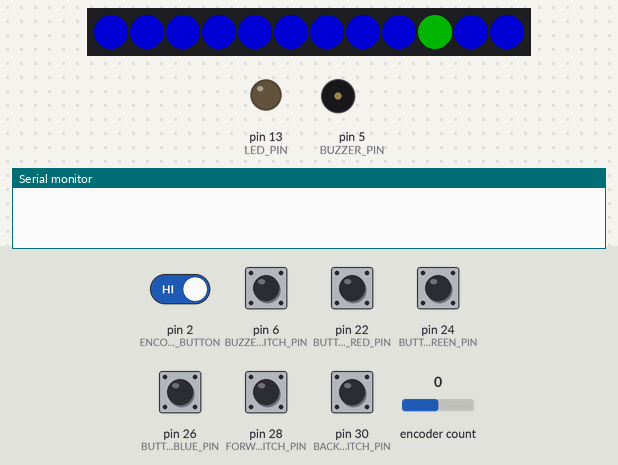
A sketch run on a simulated Arduino Mega 2560, built with avr-gcc and run on an emulated ATmega2560. Parts: 12 RGB LEDs in strip order, left to right, output pins drawn as LEDs (lit = HIGH), buzzer (waves = sounding), the last lines printed to the serial monitor. Dashed ring = blinking. The inputs (shaded band) are chosen by the test bench; at power-on: pin 2 (ENCODER_PIN_BUTTON), pin 6 (BUZZER_SWITCH_PIN), pin 22 (BUTTON_RED_PIN), pin 24 (BUTTON_GREEN_PIN), pin 26 (BUTTON_BLUE_PIN), pin 28 (FORWARD_SWITCH_PIN), pin 30 (BACKWARD_SWITCH_PIN) HIGH, encoder count 0. Dim RGB values are drawn brighter than linear.

Above: at 4.2 s.
4.3 s: pin 2 (ENCODER_PIN_BUTTON) driven LOW
At 4.73 s:
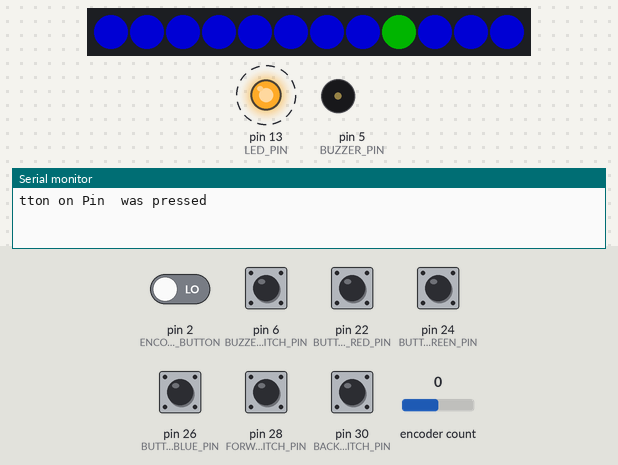
At 5.98 s:
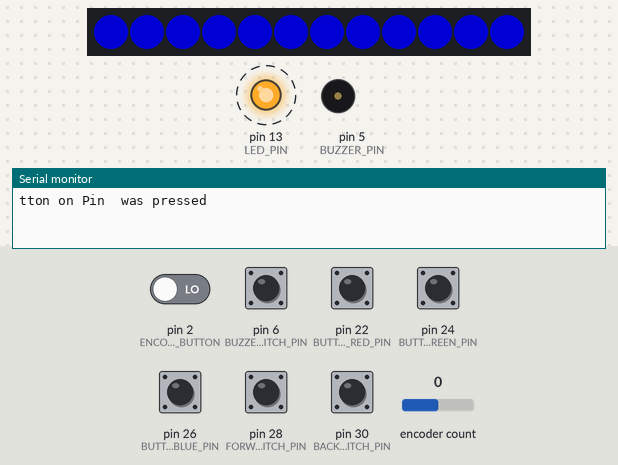
7.0 s: encoder count set to -1
8.8 s: pin 6 (BUZZER_SWITCH_PIN) pulled LOW for 0.15 s
At 9.46 s:
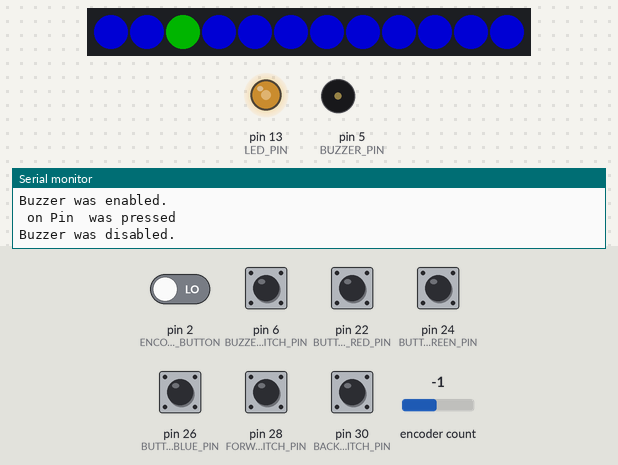
9.5 s: pin 22 (BUTTON_RED_PIN) pulled LOW for 0.15 s
At 10.1 s:
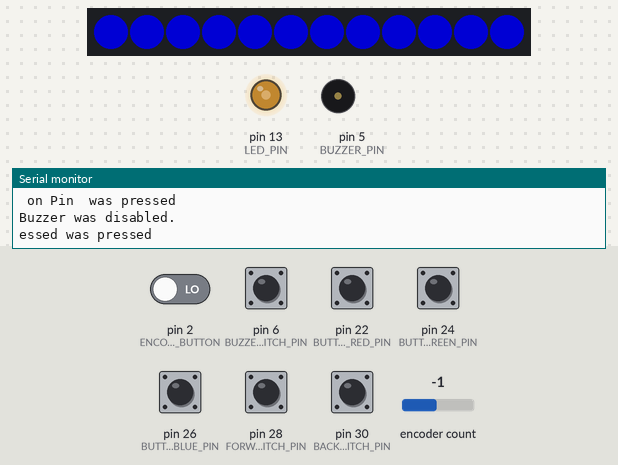
10.2 s: pin 24 (BUTTON_GREEN_PIN) pulled LOW for 0.15 s
10.9 s: encoder count set to 3
Timing chart, 0 to 14.9 s (numbered marks = the images above; inputs shaded):
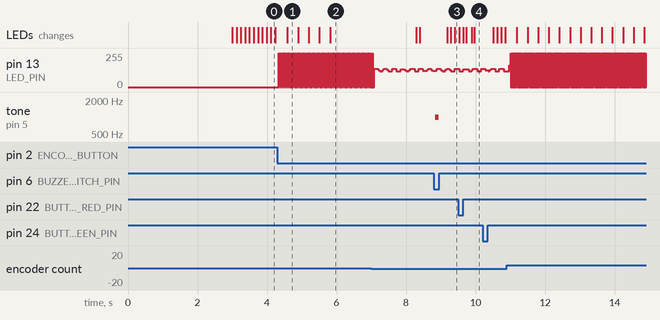

The sketch:

Schalterbox.ino
```cpp
#include <FastLED.h>
#include <Rotary.h>
#include <Bounce2.h>
#include "pitches.h"

#define ENCODER_PIN_BUTTON 2
#define ENCODER_PIN_A 3
#define ENCODER_PIN_B 4
#define BUZZER_PIN 5
#define BUZZER_SWITCH_PIN 6
#define DATA_PIN      11
#define CLOCK_PIN     12
#define LED_PIN       13 // Its the internal LED on the Arduino
#define BUTTON_RED_PIN 22
#define BUTTON_GREEN_PIN 24
#define BUTTON_BLUE_PIN 26
#define FORWARD_SWITCH_PIN 28
#define BACKWARD_SWITCH_PIN 30
// #define ROTATION_SWITCH_POS_1_PIN 32
// #define ROTATION_SWITCH_POS_2_PIN 34
// #define ROTATION_SWITCH_POS_3_PIN 36
// #define ROTATION_SWITCH_POS_4_PIN 38
// #define ROTATION_SWITCH_POS_5_PIN 40
// #define ROTATION_SWITCH_POS_6_PIN 42
#define ENCODER_BUTTON_ARRAY_POSITION 0
#define RED_SWITCH_ARRAY_POSITION 1
#define GREEN_SWITCH_ARRAY_POSITION 2
#define BLUE_SWITCH_ARRAY_POSITION 3
#define FORWARD_SWITCH_ARRAY_POSITION 4
#define BACKWARD_SWITCH_ARRAY_POSITION 5
#define BUZZER_SWITCH_ARRAY_POSITION 6


#define NUM_BUTTONS 7
const uint8_t BUTTON_PINS[NUM_BUTTONS] = {ENCODER_PIN_BUTTON, BUTTON_RED_PIN, BUTTON_GREEN_PIN, BUTTON_BLUE_PIN,
 FORWARD_SWITCH_PIN, BACKWARD_SWITCH_PIN, BUZZER_SWITCH_PIN};


// Information about the LED strip itself
#define NUM_LEDS    12
#define CHIPSET     WS2801
#define COLOR_ORDER RGB
CRGB leds[NUM_LEDS];

#define BRIGHTNESS  128

int internalLedState = LOW;
int activeLedNumber = 0;
int ledInc = 1;
int ledSpeed = 10;

// notes in the melody:
int melody[] = {
  NOTE_C4, NOTE_G3, NOTE_G3, NOTE_A3, NOTE_G3, 0, NOTE_B3, NOTE_C4
};

// note durations: 4 = quarter note, 8 = eighth note, etc.:
int noteDurations[] = {
  4, 8, 8, 4, 4, 4, 4, 4
};

boolean buzzerEnabled = false;
boolean needToToggleLed = false;

Rotary r = Rotary(ENCODER_PIN_A, ENCODER_PIN_B);
Bounce * buttons = new Bounce[NUM_BUTTONS];

// declaring prototypes
void playMelody();
void playBeep();

void setup() {
    Serial.begin(115200);
    r.begin(true);

    for (int i = 0; i < NUM_BUTTONS; i++) {
        buttons[i].attach( BUTTON_PINS[i] , INPUT_PULLUP  );       //setup the bounce instance for the current button
        buttons[i].interval(25);              // interval in ms
    }

    buttons[BUZZER_SWITCH_ARRAY_POSITION].update();
    int buzzerState = buttons[BUZZER_SWITCH_ARRAY_POSITION].read();
    if ( buzzerState == LOW ) {
        buzzerEnabled = true;
    } else {
        buzzerEnabled = false;
    }

    pinMode(LED_PIN,OUTPUT); // Setup the LED
    digitalWrite(LED_PIN,internalLedState);
    playMelody();

    delay(3000); // power-up safety delay
    // It's important to set the color correction for your LED strip here,
    // so that colors can be more accurately rendered through the 'temperature' profiles
    FastLED.addLeds<CHIPSET, DATA_PIN, CLOCK_PIN, COLOR_ORDER>(leds, NUM_LEDS)
        .setCorrection( Typical8mmPixel )
        .setDither(BRIGHTNESS < 255);
    FastLED.setBrightness( BRIGHTNESS );
}

void playMelody() {
    if (buzzerEnabled) {
        // iterate over the notes of the melody:
        for (int thisNote = 0; thisNote < 8; thisNote++) {

            // to calculate the note duration, take one second divided by the note type.
            //e.g. quarter note = 1000 / 4, eighth note = 1000/8, etc.
            int noteDuration = 1000 / noteDurations[thisNote];
            tone(BUZZER_PIN, melody[thisNote], noteDuration);

            // to distinguish the notes, set a minimum time between them.
            // the note's duration + 30% seems to work well:
            int pauseBetweenNotes = noteDuration * 1.30;
            delay(pauseBetweenNotes);
            // stop the tone playing:
            noTone(BUZZER_PIN);
        }
    }
}

void playBeep() {
    if (buzzerEnabled) {
        tone(BUZZER_PIN, 1000, 100);
    }
}

void processButtonInputs() {
    for (int i = 0; i < NUM_BUTTONS; i++) {
        // Update the Bounce instance :
        buttons[i].update();
        // If it fell, flag the need to toggle the LED
        if ( buttons[i].fell() ) {
            switch (i) {
                case ENCODER_BUTTON_ARRAY_POSITION:
                    break;
                case RED_SWITCH_ARRAY_POSITION:
                    break;
                case GREEN_SWITCH_ARRAY_POSITION:
                    break;
                case BLUE_SWITCH_ARRAY_POSITION:
                    break;
                case FORWARD_SWITCH_ARRAY_POSITION:
                    break;
                case BACKWARD_SWITCH_ARRAY_POSITION:
                    break;
                case BUZZER_SWITCH_ARRAY_POSITION:
                    Serial.println("Buzzer was enabled.");
                    buzzerEnabled = true;
                    break;
                default:
                    break;
            }

            String message = "Button on Pin " + BUTTON_PINS[i];
            message = message + " was pressed";
            Serial.println(message);
            needToToggleLed = true;
            ledInc *= -1;
            playBeep();
        }

        if ( buttons[i].rose() ) {
             switch (i) {
                case ENCODER_BUTTON_ARRAY_POSITION:
                    break;
                case RED_SWITCH_ARRAY_POSITION:
                    break;
                case GREEN_SWITCH_ARRAY_POSITION:
                    break;
                case BLUE_SWITCH_ARRAY_POSITION:
                    break;
                case FORWARD_SWITCH_ARRAY_POSITION:
                    break;
                case BACKWARD_SWITCH_ARRAY_POSITION:
                    break;
                case BUZZER_SWITCH_ARRAY_POSITION:
                    Serial.println("Buzzer was disabled.");
                    buzzerEnabled = false;
                    break;
                default:
                    break;
            }
        }
    }
}

void processClickWheelInputs() {
    unsigned char result = r.process();
    if (result == DIR_NONE) {
        // do nothing
    }
    else if (result == DIR_CW) {
        Serial.println("ClockWise");
        ledSpeed = ledSpeed + 1;
        playBeep();
    }
    else if (result == DIR_CCW) {
        Serial.println("CounterClockWise");
        ledSpeed = ledSpeed - 1;

        if (ledSpeed <= 1) {
            ledSpeed = 1;
        }
        playBeep();
    }
}

void loop()
{
    FastLED.clear();
    for (int i = 0; i < NUM_LEDS; i++) {
        if (i == activeLedNumber) {
            leds[i] = CRGB::Green;
        } else {
            leds[i] = CRGB::Blue;
        }
    }

    FastLED.show();

    for (int t = 0; t < NUM_LEDS; t++) {
        FastLED.delay(ledSpeed);

        processButtonInputs();
        processClickWheelInputs();

        // if a LED toggle has been flagged :
        if (needToToggleLed) {
            // Toggle LED state :
            internalLedState = !internalLedState;
            digitalWrite(LED_PIN, internalLedState);
        }
    }

    activeLedNumber = (activeLedNumber + ledInc) % NUM_LEDS;
}
```

pitches.h
```cpp
/*************************************************
 * Public Constants
 *************************************************/

#define NOTE_B0  31
#define NOTE_C1  33
#define NOTE_CS1 35
#define NOTE_D1  37
#define NOTE_DS1 39
#define NOTE_E1  41
#define NOTE_F1  44
#define NOTE_FS1 46
#define NOTE_G1  49
#define NOTE_GS1 52
#define NOTE_A1  55
#define NOTE_AS1 58
#define NOTE_B1  62
#define NOTE_C2  65
#define NOTE_CS2 69
#define NOTE_D2  73
#define NOTE_DS2 78
#define NOTE_E2  82
#define NOTE_F2  87
#define NOTE_FS2 93
#define NOTE_G2  98
#define NOTE_GS2 104
#define NOTE_A2  110
#define NOTE_AS2 117
#define NOTE_B2  123
#define NOTE_C3  131
#define NOTE_CS3 139
#define NOTE_D3  147
#define NOTE_DS3 156
#define NOTE_E3  165
#define NOTE_F3  175
#define NOTE_FS3 185
#define NOTE_G3  196
#define NOTE_GS3 208
#define NOTE_A3  220
#define NOTE_AS3 233
#define NOTE_B3  247
#define NOTE_C4  262
#define NOTE_CS4 277
#define NOTE_D4  294
#define NOTE_DS4 311
#define NOTE_E4  330
#define NOTE_F4  349
#define NOTE_FS4 370
#define NOTE_G4  392
#define NOTE_GS4 415
#define NOTE_A4  440
#define NOTE_AS4 466
#define NOTE_B4  494
#define NOTE_C5  523
#define NOTE_CS5 554
#define NOTE_D5  587
#define NOTE_DS5 622
#define NOTE_E5  659
#define NOTE_F5  698
#define NOTE_FS5 740
#define NOTE_G5  784
#define NOTE_GS5 831
#define NOTE_A5  880
#define NOTE_AS5 932
#define NOTE_B5  988
#define NOTE_C6  1047
#define NOTE_CS6 1109
#define NOTE_D6  1175
#define NOTE_DS6 1245
#define NOTE_E6  1319
#define NOTE_F6  1397
#define NOTE_FS6 1480
#define NOTE_G6  1568
#define NOTE_GS6 1661
#define NOTE_A6  1760
#define NOTE_AS6 1865
#define NOTE_B6  1976
#define NOTE_C7  2093
#define NOTE_CS7 2217
#define NOTE_D7  2349
#define NOTE_DS7 2489
#define NOTE_E7  2637
#define NOTE_F7  2794
#define NOTE_FS7 2960
#define NOTE_G7  3136
#define NOTE_GS7 3322
#define NOTE_A7  3520
#define NOTE_AS7 3729
#define NOTE_B7  3951
#define NOTE_C8  4186
#define NOTE_CS8 4435
#define NOTE_D8  4699
#define NOTE_DS8 4978
```

Measured:
- after the input at 4.3 s, pin 13 (LED_PIN): alternates 255/255 for 0.01 s and 0/255 for 0.01 s, starting at once
- after the input at 8.8 s, tone on pin 5 (BUZZER_PIN): silent → 1000 Hz at once, → silent 0.10 s later; the LEDs: first change after 0.38 s (image 3 shows a later state)
